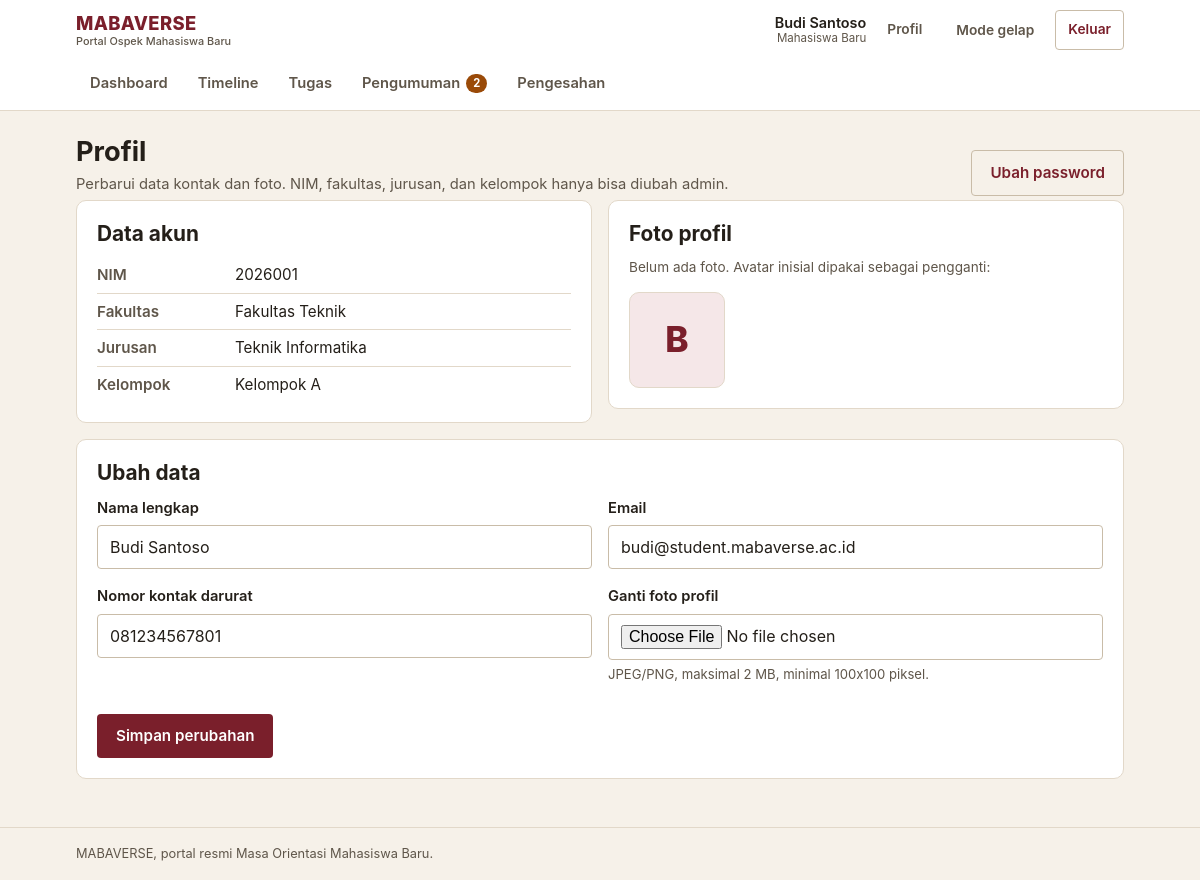
/profil (signed in), run on the app's committed database.
### tables this page shows
CREATE TABLE users (
    id INT AUTO_INCREMENT PRIMARY KEY,
    nim VARCHAR(50) UNIQUE NOT NULL,
    nama VARCHAR(255) NOT NULL,
    email VARCHAR(255) UNIQUE NOT NULL,
    password_hash VARCHAR(255) NOT NULL,
    role ENUM('maba', 'panitia', 'admin', 'superadmin') DEFAULT 'maba',
    fakultas_id INT DEFAULT NULL,
    jurusan_id INT DEFAULT NULL,
    kelompok_id INT DEFAULT NULL,
    foto_profil VARCHAR(255) DEFAULT NULL,
    no_kontak_darurat VARCHAR(20) DEFAULT NULL,
    is_active TINYINT(1) DEFAULT 1,
    created_at TIMESTAMP DEFAULT CURRENT_TIMESTAMP,
    updated_at TIMESTAMP DEFAULT CURRENT_TIMESTAMP ON UPDATE CURRENT_TIMESTAMP,
    FOREIGN KEY (fakultas_id) REFERENCES fakultas(id) ON DELETE SET NULL,
    FOREIGN KEY (jurusan_id) REFERENCES jurusan(id) ON DELETE SET NULL,
    FOREIGN KEY (kelompok_id) REFERENCES kelompok(id) ON DELETE SET NULL
);

CREATE TABLE fakultas (
    id INT AUTO_INCREMENT PRIMARY KEY,
    nama VARCHAR(255) NOT NULL,
    created_at TIMESTAMP DEFAULT CURRENT_TIMESTAMP
);

CREATE TABLE jurusan (
    id INT AUTO_INCREMENT PRIMARY KEY,
    fakultas_id INT NOT NULL,
    nama VARCHAR(255) NOT NULL,
    created_at TIMESTAMP DEFAULT CURRENT_TIMESTAMP,
    FOREIGN KEY (fakultas_id) REFERENCES fakultas(id) ON DELETE CASCADE
);

CREATE TABLE kelompok (
    id INT AUTO_INCREMENT PRIMARY KEY,
    nama VARCHAR(100) NOT NULL,
    panitia_id INT DEFAULT NULL,
    jurusan_id INT NOT NULL,
    created_at TIMESTAMP DEFAULT CURRENT_TIMESTAMP,
    FOREIGN KEY (jurusan_id) REFERENCES jurusan(id) ON DELETE CASCADE
);

### controllers/MabaController.php (called while the page is built, shortened)
<?php
require_once __DIR__ . '/../models/User.php';
class MabaController {
    public function profil() {
        $userModel = new User();
        $user = $userModel->getUserById($_SESSION['user_id']);
        include_once __DIR__ . '/../views/maba/profil.php';
    }
}

### config/database.php (called while the page is built)
<?php
require_once __DIR__ . '/config.php';
class Database {
    private static $instance = null;
    private $pdo;
    private function __construct() {
        try {
            $dsn = "mysql:host=" . DB_HOST . ";dbname=" . DB_NAME . ";charset=" . DB_CHARSET;
            $options = [
                PDO::ATTR_ERRMODE => PDO::ERRMODE_EXCEPTION,
                PDO::ATTR_DEFAULT_FETCH_MODE => PDO::FETCH_ASSOC,
                PDO::ATTR_EMULATE_PREPARES => false,
            ];
            $this->pdo = new PDO($dsn, DB_USER, DB_PASS, $options);
        } catch (PDOException $e) {
            error_log('[MABAVERSE] Koneksi database gagal: ' . $e->getMessage());
            if (defined('APP_ENV') && APP_ENV === 'production') {
                throw new RuntimeException('Layanan database sedang tidak tersedia.');
            }
            die("Koneksi database gagal: " . $e->getMessage()
                . " — periksa DB_HOST/DB_USER/DB_PASS di config/config.local.php dan pastikan MySQL berjalan.");
        }
    }
    public static function getInstance() {
        if (self::$instance === null) {
            self::$instance = new self();
        }
        return self::$instance;
    }
    public function getConnection() {
        return $this->pdo;
    }
}

### models/User.php (called while the page is built, shortened)
<?php
require_once __DIR__ . '/../config/config.php';
class User {
    private $db;
    public function __construct() {
        $this->db = Database::getInstance()->getConnection();
    }
    public function getUserById($id) {
        $stmt = $this->db->prepare("
            SELECT u.*, f.nama as fakultas_nama, j.nama as jurusan_nama, k.nama as kelompok_nama
            FROM users u
            LEFT JOIN fakultas f ON u.fakultas_id = f.id
            LEFT JOIN jurusan j ON u.jurusan_id = j.id
            LEFT JOIN kelompok k ON u.kelompok_id = k.id
            WHERE u.id = ?
        ");
        $stmt->execute([$id]);
        return $stmt->fetch();
    }
}

### config/config.php (called while the page is built, shortened)
<?php
function e($value) {
    return htmlspecialchars((string)$value, ENT_QUOTES, 'UTF-8');
}
require_once __DIR__ . '/database.php';

### views/maba/profil.php (the view, shortened to what this page needs)
<?php
include __DIR__ . '/../layouts/header.php';
?>
<div class="page-head">
    <div>
        <h1>Profil</h1>
        <p class="page-sub">Perbarui data kontak dan foto. NIM, fakultas, jurusan, dan kelompok hanya bisa diubah admin.</p>
    </div>
    <div class="page-actions">
        <a class="btn btn-outline" href="<?= BASE_URL ?>ubah-password">Ubah password</a>
    </div>
</div>
<div class="grid-2">
    <div class="card">
        <h2>Data akun</h2>
        <ul class="meta-list">
            <li><span class="meta-label">NIM</span> <?= e($user['nim']) ?></li>
            <li><span class="meta-label">Fakultas</span> <?= e($user['fakultas_nama'] ?? '-') ?></li>
            <li><span class="meta-label">Jurusan</span> <?= e($user['jurusan_nama'] ?? '-') ?></li>
            <li><span class="meta-label">Kelompok</span> <?= e($user['kelompok_nama'] ?? 'Belum diatur') ?></li>
        </ul>
    </div>
    <div class="card">
        <h2>Foto profil</h2>
        <?php if ($user['foto_profil'] && file_exists(__DIR__ . '/../../' . $user['foto_profil'])): ?>
        <img src="<?= BASE_URL . e($user['foto_profil']) ?>" alt="Foto profil <?= e($user['nama']) ?>" style="width: 96px; height: 96px; object-fit: cover; border-radius: var(--radius); border: 1px solid var(--line);">
        <?php else: ?>
        <p class="muted small">Belum ada foto. Avatar inisial dipakai sebagai pengganti:</p>
        <span style="display: inline-flex; width: 96px; height: 96px; align-items: center; justify-content: center; background: var(--brand-soft); color: var(--brand); font-size: 2.2rem; font-weight: 800; border-radius: var(--radius); border: 1px solid var(--line);">
            <?= e(strtoupper(mb_substr($user['nama'], 0, 1))) ?>
        </span>
        <?php endif; ?>
    </div>
</div>
<div class="card">
    <h2>Ubah data</h2>
    <form method="post" action="<?= BASE_URL ?>profil" enctype="multipart/form-data">
        <div class="form-grid">
            <div class="field">
                <label for="nama">Nama lengkap</label>
                <input type="text" id="nama" name="nama" value="<?= e($user['nama']) ?>" required>
            </div>
            <div class="field">
                <label for="email">Email</label>
                <input type="email" id="email" name="email" value="<?= e($user['email']) ?>" required>
            </div>
            <div class="field">
                <label for="no_kontak_darurat">Nomor kontak darurat</label>
                <input type="text" id="no_kontak_darurat" name="no_kontak_darurat" inputmode="tel" value="<?= e($user['no_kontak_darurat'] ?? '') ?>" placeholder="Nomor yang bisa dihubungi saat darurat">
            </div>
            <div class="field">
                <label for="foto_profil">Ganti foto profil</label>
                <input type="file" id="foto_profil" name="foto_profil" accept="image/jpeg,image/png">
                <p class="field-hint">JPEG/PNG, maksimal 2 MB, minimal 100x100 piksel.</p>
            </div>
        </div>
        <button type="submit" class="btn">Simpan perubahan</button>
    </form>
</div>
<?php include __DIR__ . '/../layouts/footer.php'; ?>

### assets/css/style.css (style rules this page uses)
:root { --bg: #F6F1E9; --surface: #FFFFFF; --surface-alt: #F0E9DE; --ink: #241F19; --ink-soft: #5F564A; --line: #E2D8C9; --line-strong: #C9BCA8; --brand: #7A1F2B; --brand-strong: #5E1620; --brand-soft: #F5E7E8; --brand-ink: #FFFFFF; --accent: #9A4A08; --accent-soft: #FBEEDD; --ok: #1E6B43; --ok-soft: #E4F2E9; --warn: #8A4B0F; --warn-soft: #FBEEDC; --danger: #A32A22; --danger-soft: #F9E6E4; --info: #2E5375; --info-soft: #E7EEF5; --radius-sm: 4px; --radius: 10px; --shadow-1: 0 1px 2px rgba(36, 31, 25, 0.08), 0 6px 16px rgba(36, 31, 25, 0.07); --maxw: 1080px; --font: -apple-system, BlinkMacSystemFont, "Segoe UI", Roboto, "Helvetica Neue", Arial, sans-serif; }
*, *::before, *::after { box-sizing: border-box; }
html { -webkit-text-size-adjust: 100%; }
body { margin: 0; background: var(--bg); color: var(--ink); font-family: var(--font); font-size: 16px; line-height: 1.55; }
h1, h2, h3, h4 { margin: 0 0 0.5em; line-height: 1.25; font-weight: 700; }
h1 { font-size: clamp(1.3rem, 1.1rem + 1vw, 1.7rem); }
h2 { font-size: clamp(1.1rem, 1rem + 0.6vw, 1.3rem); }
p { margin: 0 0 1em; }
a { color: var(--brand); text-decoration-thickness: 1px; text-underline-offset: 2px; }
.muted { color: var(--ink-soft); }
.small { font-size: 0.85rem; }
.page-head { display: flex; align-items: flex-end; justify-content: space-between; gap: 12px; flex-wrap: wrap; margin: 24px 0 4px; }
.page-head h1 { margin: 0; }
.page-head .page-sub { color: var(--ink-soft); margin: 4px 0 0; font-size: 0.92rem; }
.page-actions { display: flex; gap: 8px; flex-wrap: wrap; }
.btn { display: inline-flex; align-items: center; justify-content: center; gap: 6px; min-height: 44px; padding: 10px 18px; border-radius: var(--radius-sm); border: 1px solid transparent; background: var(--brand); color: var(--brand-ink); font-family: inherit; font-size: 0.95rem; font-weight: 600; text-decoration: none; cursor: pointer; transition: background-color 120ms ease, border-color 120ms ease, color 120ms ease; }
.btn-outline { background: transparent; color: var(--brand); border-color: var(--line-strong); }
.card { background: var(--surface); border: 1px solid var(--line); border-radius: var(--radius); padding: 20px; margin-bottom: 16px; }
.grid-2 { display: grid; grid-template-columns: 1fr 1fr; gap: 16px; align-items: start; }
.grid-2 > * { min-width: 0; }
.field { margin-bottom: 16px; }
.field label { display: block; font-weight: 600; margin-bottom: 6px; font-size: 0.92rem; }
.field input[type="text"], .field input[type="email"], .field input[type="password"], .field input[type="number"], .field input[type="date"], .field input[type="time"], .field input[type="datetime-local"], .field input[type="file"], .field select, .field textarea { width: 100%; padding: 10px 12px; min-height: 44px; border: 1px solid var(--line-strong); border-radius: var(--radius-sm); background: var(--surface); color: var(--ink); font-family: inherit; font-size: 1rem; }
.field-hint { font-size: 0.82rem; color: var(--ink-soft); margin-top: 4px; }
.form-grid { display: grid; grid-template-columns: 1fr 1fr; gap: 0 16px; }
.meta-list { list-style: none; margin: 0; padding: 0; font-size: 0.95rem; }
.meta-list li { display: flex; gap: 8px; padding: 6px 0; border-bottom: 1px solid var(--line); flex-wrap: wrap; }
.meta-list li:last-child { border-bottom: none; }
.meta-list .meta-label { min-width: 130px; color: var(--ink-soft); font-weight: 600; }

### data on the page
users: nim "2026001", fakultas.nama "Fakultas Teknik", jurusan.nama "Teknik Informatika", kelompok.nama "Kelompok A", nama "B", nama "Budi Santoso", email "budi@student.mabaverse.ac.id", no_kontak_darurat "081234567801"

### other printed values
$user_nama "Budi Santoso"
$role_label "Mahasiswa Baru"
$label "Dashboard"
$label "Timeline"
$label "Tugas"
$label "Pengumuman"
$unread_pengumuman "2"
$label "Pengesahan"
